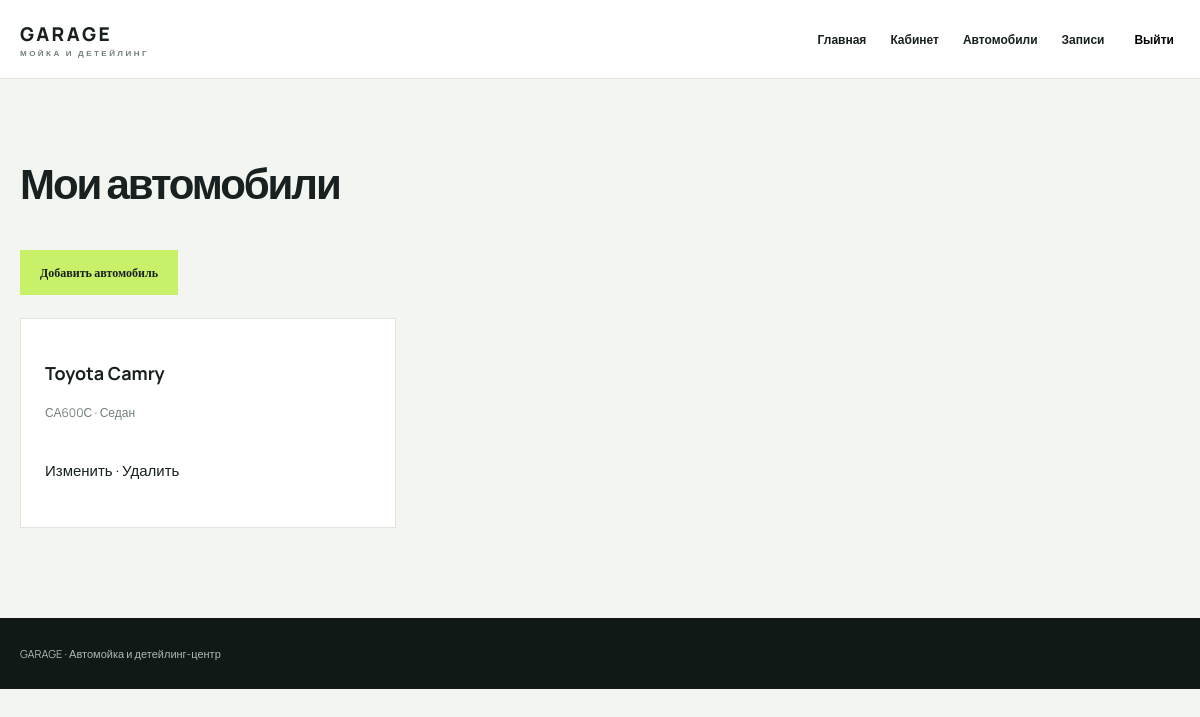
Screenshot of /vehicles/ (signed in) with the database file from the repository.
### garage/models.py (models this page shows, shortened)
class Vehicle(models.Model):
    owner = models.ForeignKey(settings.AUTH_USER_MODEL, on_delete=models.CASCADE, related_name='vehicles')
    brand = models.CharField('Марка', max_length=50)
    model = models.CharField('Модель', max_length=50)
    plate = models.CharField('Госномер', max_length=15, unique=True)
    body_type = models.ForeignKey(BodyType, on_delete=models.PROTECT, verbose_name='Тип кузова')
    photo = models.ImageField('Фото', upload_to='vehicles/', blank=True, null=True)

class BodyType(models.Model):
    name = models.CharField('Тип кузова', max_length=50, unique=True)
    price_multiplier = models.DecimalField('Коэффициент цены', max_digits=4, decimal_places=2, default=Decimal('1.00'))
    extra_minutes = models.PositiveSmallIntegerField('Доп. время (мин)', default=0)
    def __str__(self):
        return self.name

### garage/views.py (the view)
# urls.py: path('vehicles/', views.vehicles, name='vehicles'),
@login_required
def vehicles(request):
    items = Vehicle.objects.filter(owner=request.user).select_related('body_type')
    return render(request, 'garage/vehicles.html', {'vehicles': items})

### templates/garage/vehicles.html
{% extends 'base.html' %}{% block content %}<section class="wrap page"><h1>Мои автомобили</h1><p><a class="btn" href="{% url 'vehicle_add' %}">Добавить автомобиль</a></p><div class="cards">{% for v in vehicles %}<article>{% if v.photo %}<img src="{{v.photo.url}}" alt="{{v}}">{% endif %}<h3>{{v.brand}} {{v.model}}</h3><p>{{v.plate}} · {{v.body_type}}</p><a href="{% url 'vehicle_edit' v.pk %}">Изменить</a> · <a href="{% url 'vehicle_delete' v.pk %}">Удалить</a></article>{% empty %}<p>Автомобили не добавлены.</p>{% endfor %}</div></section>{% endblock %}

### static/garage/css/style.css (style rules this page uses)
:root { --dark:#18211f;--paper:#f3f5f1;--accent:#c8f169;--muted:#718078;--line:#dfe4dc }
* { box-sizing:border-box }
body { margin:0;background:var(--paper);color:var(--dark);font:15px Manrope,Arial,sans-serif }
a { color:inherit;text-decoration:none }
.wrap { width:min(1160px,calc(100% - 40px));margin:auto }
.btn { display:inline-block;background:var(--accent);color:var(--dark);border:0;padding:14px 20px;font:700 12px Manrope;cursor:pointer;margin:8px 8px 8px 0 }
.section,.page { padding-top:65px;padding-bottom:90px }
.section h2,.page h1 { font-size:42px;letter-spacing:-.05em;margin:10px 0 30px }
.cards { display:grid;grid-template-columns:repeat(3,1fr);gap:16px }
.cards article,.panel,.loyal,.metrics article { background:#fff;border:1px solid var(--line);padding:24px }
.cards article { min-height:210px }
.cards h3 { font-size:18px }
.cards p { font-size:12px;color:var(--muted);line-height:1.7;min-height:45px }

### rows the page displays
Vehicle: brand "Toyota", model "Camry", plate "СА600С", body_type "Седан"
